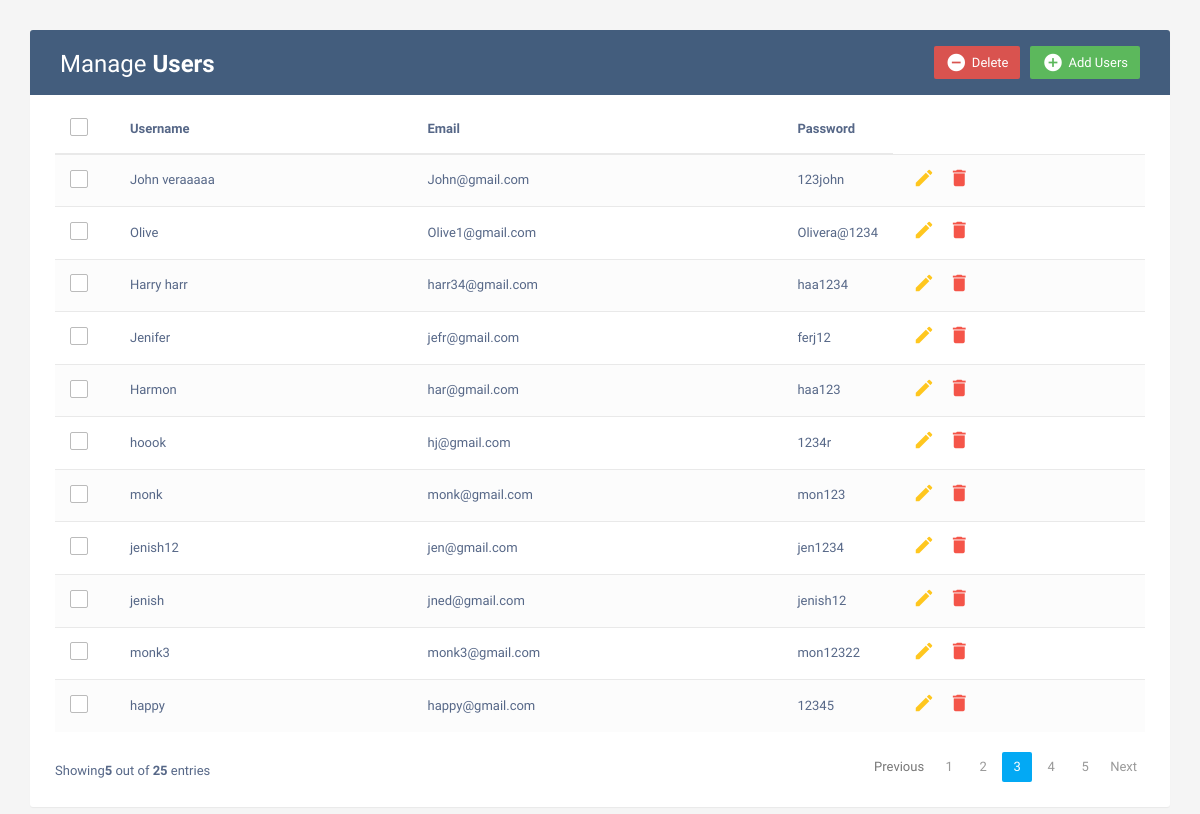
The page / on the database its author committed.
### core/models.py (models this page shows, shortened)
class People(AbstractBaseUser):
    username=models.CharField( max_length=30)
    email=models.EmailField(unique=True)
    password=models.TextField()

### core/views.py (the view)
# urls.py: path('',views.index, name='home'),
def index(request):
    pop = People.objects.all()
    context = {
        'pop':pop,
    }
    return render(request, 'core.html', context)

### core/templates/core.html (shortened to what this page needs)
<!DOCTYPE html>
<html lang="en">
<head>
<link rel="stylesheet" href="https://maxcdn.bootstrapcdn.com/font-awesome/4.7.0/css/font-awesome.min.css">
<link rel="stylesheet" href="https://maxcdn.bootstrapcdn.com/bootstrap/3.3.7/css/bootstrap.min.css">
  <body>
    <div class="container">
        <div class="table-wrapper">
            <div class="table-title">
                <div class="row">
                    <div class="col-sm-6">
						<h2>Manage <b>Users</b></h2>
					</div>
					<div class="col-sm-6">
						<a href="#addPeopleModal" class="btn btn-success" data-toggle="modal"><i class="material-icons">&#xE147;</i> <span>Add Users</span></a>
						<a href="#deletePeopleModal" class="btn btn-danger" data-toggle="modal"><i class="material-icons">&#xE15C;</i> <span>Delete</span></a>
					</div>
                </div>
            </div>
            <table class="table table-striped table-hover">
                <thead>
                    <tr>
						<th>
							<span class="custom-checkbox">
								<label for="selectAll"></label>
							</span>
						</th>
                        <th>Username</th>
                        <th>Email</th>
						<th>Password</th>
                    </tr>
                </thead>
                <tbody>
                {% for i in pop %}
                    <tr>
						<td>
							<span class="custom-checkbox">
								<label for="checkbox1"></label>
							</span>
						</td>
                        <td>{{i.username}}</td>
                        <td>{{i.email}}</td>
						<td>{{i.password}}</td>
                        <td>
                            <a href="#editPeopleModal-{{forloop.counter}}" class="edit" data-toggle="modal"><i class="material-icons" data-toggle="tooltip" title="Edit">&#xE254;</i></a>
                            <a href="#deletePeopleModal-{{forloop.counter}}" class="delete" data-toggle="modal"><i class="material-icons" data-toggle="tooltip" title="Delete">&#xE872;</i></a>
                        </td>
                    </tr>
                {% endfor %}
                </tbody>
            </table>
			<div class="clearfix">
                <div class="hint-text">Showing<b>5</b> out of <b>25</b> entries</div>
                <ul class="pagination">
                    <li class="page-item disabled"><a href="#">Previous</a></li>
                    <li class="page-item"><a href="#" class="page-link">1</a></li>
                    <li class="page-item"><a href="#" class="page-link">2</a></li>
                    <li class="page-item active"><a href="#" class="page-link">3</a></li>
                    <li class="page-item"><a href="#" class="page-link">4</a></li>
                    <li class="page-item"><a href="#" class="page-link">5</a></li>
                    <li class="page-item"><a href="#" class="page-link">Next</a></li>
                </ul>
            </div>
        </div>
    </div>
</body>
</html>

### core/templates/core.html (style rules this page uses)
body { color: #566787; background: #f5f5f5; font-family: 'Varela Round', sans-serif; font-size: 13px; }
.table-wrapper { background: #fff; padding: 20px 25px; margin: 30px 0; border-radius: 3px; box-shadow: 0 1px 1px rgba(0,0,0,.05); }
.table-title { padding-bottom: 15px; background: #435d7d; color: #fff; padding: 16px 30px; margin: -20px -25px 10px; border-radius: 3px 3px 0 0; }
.table-title h2 { margin: 5px 0 0; font-size: 24px; }
.table-title .btn { color: #fff; float: right; font-size: 13px; border: none; min-width: 50px; border-radius: 2px; border: none; outline: none !important; margin-left: 10px; }
.table-title .btn i { float: left; font-size: 21px; margin-right: 5px; }
.table-title .btn span { float: left; margin-top: 2px; }
table.table tr th, table.table tr td { border-color: #e9e9e9; padding: 12px 15px; vertical-align: middle; }
table.table tr th:first-child { width: 60px; }
table.table tr th:last-child { width: 100px; }
table.table-striped tbody tr:nth-of-type(odd) { background-color: #fcfcfc; }
table.table td:last-child i { opacity: 0.9; font-size: 22px; margin: 0 5px; }
table.table td a { font-weight: bold; color: #566787; display: inline-block; text-decoration: none; outline: none !important; }
table.table td a.edit { color: #FFC107; }
table.table td a.delete { color: #F44336; }
table.table td i { font-size: 19px; }
.pagination { float: right; margin: 0 0 5px; }
.pagination li a { border: none; font-size: 13px; min-width: 30px; min-height: 30px; color: #999; margin: 0 2px; line-height: 30px; border-radius: 2px !important; text-align: center; padding: 0 6px; }
.pagination li.active a, .pagination li.active a.page-link { background: #03A9F4; }
.hint-text { float: left; margin-top: 10px; font-size: 13px; }
.custom-checkbox { position: relative; }
.custom-checkbox label:before { width: 18px; height: 18px; }
.custom-checkbox label:before { content: ''; margin-right: 10px; display: inline-block; vertical-align: text-top; background: white; border: 1px solid #bbb; border-radius: 2px; box-sizing: border-box; z-index: 2; }

### rows shown on the page
People: username "John veraaaaa", email "John@gmail.com", password "123john"
People: username "Olive", email "Olive1@gmail.com", password "Olivera@1234"
People: username "Harry harr", email "harr34@gmail.com", password "haa1234"
People: username "Jenifer", email "jefr@gmail.com", password "ferj12"
People: username "Harmon", email "har@gmail.com", password "haa123"
People: username "hoook", email "hj@gmail.com", password "1234r"
People: username "monk", email "monk@gmail.com", password "mon123"
People: username "jenish12", email "jen@gmail.com", password "jen1234"
People: username "jenish", email "jned@gmail.com", password "jenish12"
People: username "monk3", email "monk3@gmail.com", password "mon12322"
People: username "happy", email "happy@gmail.com", password "12345"
